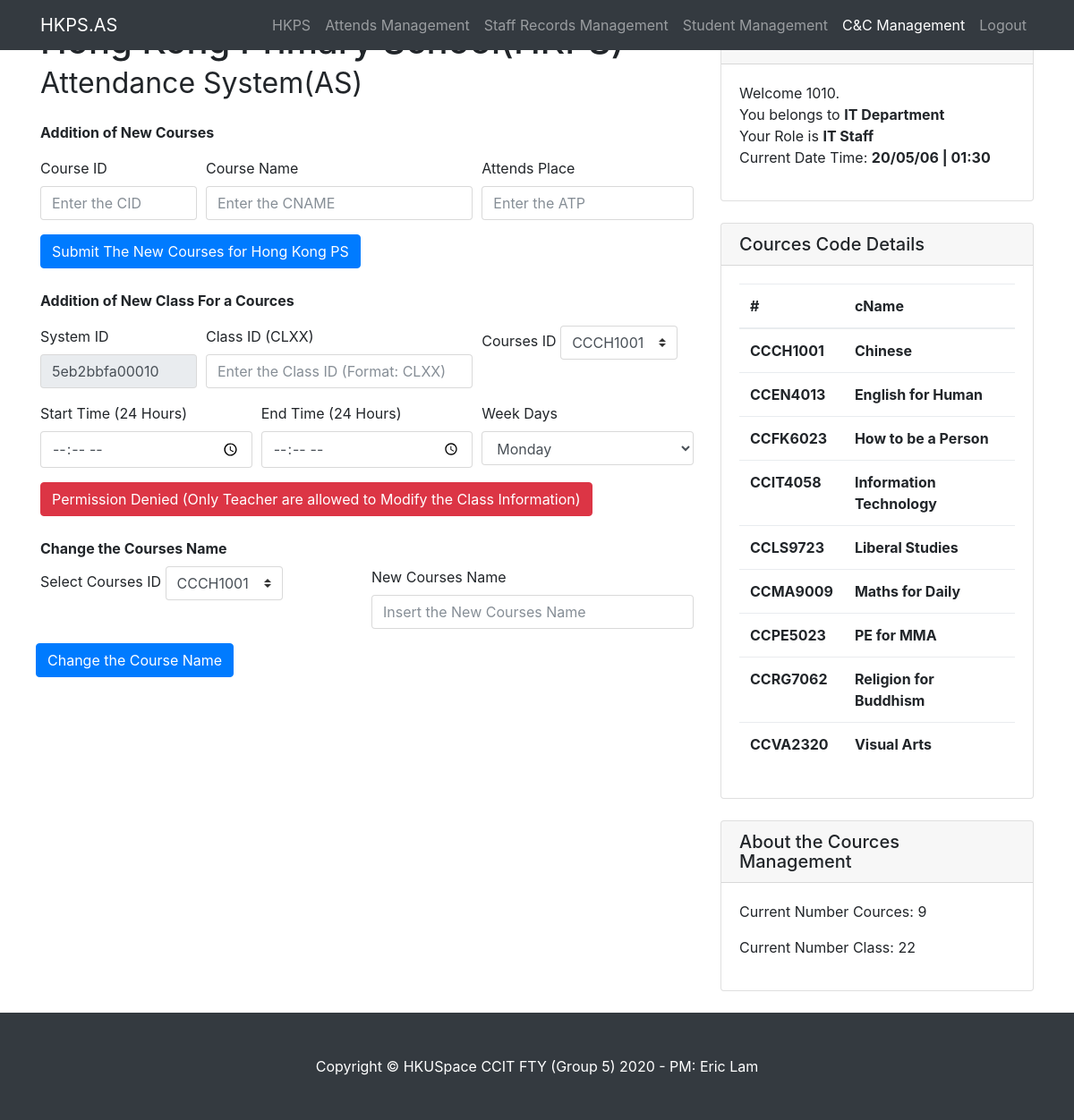
Screenshot of /staff/cac_m.php (signed in) with the database file from the repository.
### tables this page shows
CREATE TABLE `CoursesMgr` (
  `cID` varchar(100) NOT NULL,
  `cName` varchar(50) DEFAULT NULL,
  `Place` varchar(100) NOT NULL
);

### staff/cac_m.php (the view, shortened to what this page needs)
<!DOCTYPE html>
<?php
include_once('../backend/mysql/connection.php');
include_once('../assert/assert.php');
$CoursesMgr = $conn->query("SELECT * FROM CoursesMgr");
$CoursesMgr2 = $conn->query("SELECT * FROM CoursesMgr");
$CoursesMgr3 = $conn->query("SELECT * FROM CoursesMgr");
$sysid = uniqid();
foreach($conn->query("SELECT COUNT(*) FROM CoursesMgr") as $row) {
	$cmgr = $row['COUNT(*)'];
}
foreach($conn->query("SELECT COUNT(*) FROM ClassMgr") as $row) {
	$c2mgr = $row['COUNT(*)'];
}
?>
<html lang="en">
<head>
  <link href="//cdn.hypernology.com/bootstrap/css/bootstrap.min.css" rel="stylesheet">
  <link href="//cdn.hypernology.com/css/hrms.css" rel="stylesheet">
</head>
<body>
  <nav class="navbar navbar-expand-lg navbar-dark bg-dark fixed-top">
    <div class="container">
      <a class="navbar-brand" href="#">HKPS.AS</a>
      <div class="collapse navbar-collapse" id="navbarResponsive">
        <ul class="navbar-nav ml-auto">
          <li class="nav-item">
            <a class="nav-link" href="../staff.php">HKPS
            </a>
          </li>
		  <li class="nav-item">
            <a class="nav-link" href="attends.php">Attends Management</a>
		  </li>
		  <li class="nav-item">
		    <a class="nav-link" href="staff_m.php">Staff Records Management</a>
		  </li>
		  <li class="nav-item">
		    <a class="nav-link" href="student_m.php">Student Management</a>
		  </li>
		  <li class="nav-item active">
		    <a class="nav-link" href="cac_m.php">C&C Management</a>
		  </li>
          <li class="nav-item">
            <a class="nav-link" href="../logout.php">Logout</a>
          </li>
        </ul>
      </div>
    </div>
  </nav>
  <div class="container">
    <div class="row">
      <div class="col-md-8">
        <h1 class="my-4">Hong Kong Primary School(HKPS)<br>
          <small> Attendance System(AS)</small>
        </h1>
		<div class="panel panel-primary">
		<p><strong>Addition of New Courses</strong></p>
		</div>
        <div class="panel panel-primary">
		<form action="../backend/dataManagement/add_new_courses.php" method="post">
		<div class="form-row">
		<div class="form-group col-md-3">
        <label for="cou" align="center">Course ID</label>
        <input type="text" name="cou" class="form-control" placeholder="Enter the CID">
        </div>
        <div class="form-group col-md-5">
        <label for="sid" align="center">Course Name</label>
        <input type="text" name="cName" class="form-control" placeholder="Enter the CNAME">
        </div>
		<div class="form-group col-md-4">
        <label for="sid" align="center">Attends Place</label>
        <input type="text" name="ATP" class="form-control" placeholder="Enter the ATP">
        </div>
  </div>
    		<?php
		if($_SESSION['dept'] == "Executive" || $_SESSION['dept'] == "IT Department") {
			echo "<button type=\"submit\" class=\"btn btn-primary\">Submit The New Courses for Hong Kong PS</button>";
		} else {
			echo "<button type=\"reset\" class=\"btn btn-danger\">Permission Denied (Teacher are not allowed to Modify the Courses Information)</button>";
		}
		?>
</form>
</div>
<br>
		<div class="panel panel-primary">
		<p><strong>Addition of New Class For a Cources</strong></p>
		</div>
        <div class="panel panel-primary">
		<form action="../backend/dataManagement/add_new_class.php?sid=<?php echo $sysid;?>" method="post">
		<div class="form-row">
	    <div class="form-group col-md-3">
        <label for="classID" align="center">System ID</label>
        <input type="text" class="form-control" value="<?php echo $sysid?>" disabled>
        </div>
		<div class="form-group col-md-5">
        <label for="classID" align="center">Class ID (CLXX)</label>
        <input type="text" name="classID" class="form-control" placeholder="Enter the Class ID (Format: CLXX)">
        </div>
	    <div class="form-group col-md-4">
		<label for="cID" align="center">Courses ID</label>
	    <select class="custom-select" id="basic" name="cID">
        <?php
        if($CoursesMgr->num_rows > 0) {
			while($row = $CoursesMgr->fetch_assoc()) {
				echo "<option id=\"basic\" value=\"".$row["cID"]."\">".$row["cID"]."</option>";
			}
		}
	    ?>
	    </select>
		</div>
		</div>
		<div class="form-row">
		<div class="form-group col-md-4">
        <label for="sid" align="center">Start Time (24 Hours)</label>
        <input type="time" name="time" class="form-control">
        </div>
		<div class="form-group col-md-4">
        <label for="sid" align="center">End Time (24 Hours)</label>
        <input type="time" name="time2" class="form-control">
        </div>
	    <div class="form-group col-md-4">
        <label for="sid" align="center">Week Days</label>
        <select id="week_d" name="week_d" class="form-control">
        <option value="Monday">Monday</option>
      </select>
        </div>
        </div>
        <?php
		if($_SESSION['dept'] == "Teaching Department" || $_SESSION['dept'] == "Executive") {
			echo "<button type=\"submit\" class=\"btn btn-primary\">Submit The New Class for Hong Kong PS</button>";
		} else {
			echo "<button type=\"reset\" class=\"btn btn-danger\">Permission Denied (Only Teacher are allowed to Modify the Class Information)</button>";
		}
		?>
</form>
</div>
<br>
		<div class="panel panel-primary">
		<form action="../backend/dataManagement/update_courses_name.php" method="post">
		<label><strong>Change the Courses Name</strong></label>
        <div class="form-row">
	    <div class="form-group col-md-6">
		<label for="cID" align="center">Select Courses ID</label>
	    <select class="custom-select" id="basic" name="cID">
        <?php
        if($CoursesMgr->num_rows > 0) {
			while($row = $CoursesMgr2->fetch_assoc()) {
				echo "<option id=\"basic\" value=\"".$row["cID"]."\">".$row["cID"]."</option>";
			}
		}
	    ?>
	    </select>
		</div>
        <div class="form-group col-md-6">
		<label>New Courses Name</label>
        <input type="text" class="form-control" id="newCName" name="newCName" placeholder="Insert the New Courses Name">
        </div>
        <button type="submit" class="btn btn-primary">Change the Course Name</button>
        </div>
        </form>
        </div>
        <br>
      </div>
      <div class="col-md-4">
        <div class="card my-4">
          <h5 class="card-header">Your Information</h5>
          <div class="card-body">
            <div class="input-group">
			<p>Welcome <?php echo $_SESSION["username"]; ?>.<br>
			You belongs to <strong><?php echo $_SESSION["dept"];?></strong><br>
			Your Role is <strong><?php echo $_SESSION['role'];?></strong>
			<br>Current Date Time: <strong><?php echo date("y/m/d") . " | " . date("h:i"); ?></strong><br></p>
            </div>
          </div>
        </div>
        <div class="card my-4">
          <h5 class="card-header">Cources Code Details</h5>
          <div class="card-body">
		  <?php
		  	  if ($CoursesMgr3->num_rows > 0) {
	  echo "<table class=\"table\"> <thead class=\"thead-dark\"><tr><th scope=\"col\">#</th><th scope=\"col\">cName</th></tr></thead><tbody>";
	  while($row = $CoursesMgr3->fetch_assoc()) {
		  echo "<tr><th scope=\"row\">".$row["cID"]."</th><th>".$row["cName"]."</th>";
	  }
	  echo "</tbody></table>";
	  } else {
		  echo "<table class=\"table\"> <thead class=\"thead-dark\"> <tr> <th scope=\"col\">#</th> <th scope=\"col\">cName</th></tr></thead><tbody>";
		  echo "<tr><th scope=\"row\">N/A</th><td>N/A</td>";
		  echo "</tbody></table>";
	  }
	  ?>
            </div>
          </div>
        <div class="card my-4">
          <h5 class="card-header">About the Cources Management</h5>
          <div class="card-body">
            <p>Current Number Cources:&nbsp;<?php echo $cmgr;?></p>
			<p>Current Number Class:&nbsp;<?php echo $c2mgr; ?></p>
          </div>
        </div>
      </div>
    </div>
  </div>
  <footer class="py-5 bg-dark">
    <div class="container">
	<?php echo footer();?>
    </div>
  </footer>
</body>
</html>

### assert/assert.php (style rules this page uses)
footer { width: 100%; bottom:0px; left:0px; background: #333; }

### rows the page displays
coursesmgr: cID "CCCH1001", cName "Chinese"
coursesmgr: cID "CCEN4013", cName "English for Human"
coursesmgr: cID "CCFK6023", cName "How to be a Person"
coursesmgr: cID "CCIT4058", cName "Information Technology"
coursesmgr: cID "CCLS9723", cName "Liberal Studies"
coursesmgr: cID "CCMA9009", cName "Maths for Daily"
coursesmgr: cID "CCPE5023", cName "PE for MMA"
coursesmgr: cID "CCRG7062", cName "Religion for Buddhism"
coursesmgr: cID "CCVA2320", cName "Visual Arts"

### other values shown
$_SESSION["username"] "1010"
$_SESSION["dept"] "IT Department"
$_SESSION['role'] "IT Staff"
$cmgr "9"
$c2mgr "22"
form field cID "CCCH1001"
